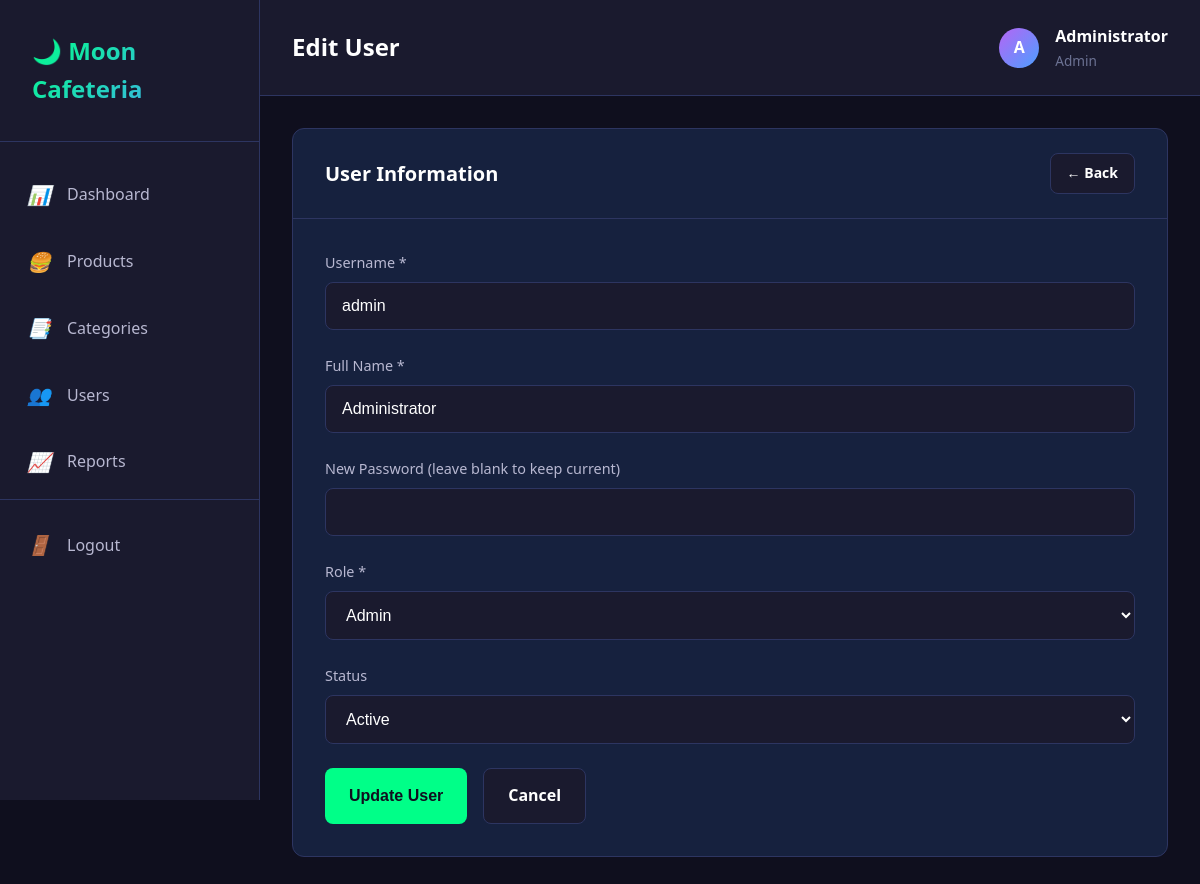
/admin/user_edit.php?id=1 (signed in), run on the app's committed database.
### tables this page shows
CREATE TABLE users (
    id INT PRIMARY KEY AUTO_INCREMENT,
    username VARCHAR(50) NOT NULL UNIQUE,
    password VARCHAR(255) NOT NULL,
    full_name VARCHAR(100) NOT NULL,
    role_id INT NOT NULL,
    status ENUM('active', 'inactive') DEFAULT 'active',
    created_at TIMESTAMP DEFAULT CURRENT_TIMESTAMP,
    updated_at TIMESTAMP DEFAULT CURRENT_TIMESTAMP ON UPDATE CURRENT_TIMESTAMP,
    FOREIGN KEY (role_id) REFERENCES roles(id)
);

### config/database.php (called while the page is built, shortened)
<?php
try {
    $pdo = new PDO(
        "mysql:host=" . DB_HOST . ";dbname=" . DB_NAME . ";charset=utf8mb4",
        DB_USER,
        DB_PASS,
        [
            PDO::ATTR_ERRMODE => PDO::ERRMODE_EXCEPTION,
            PDO::ATTR_DEFAULT_FETCH_MODE => PDO::FETCH_ASSOC,
            PDO::ATTR_EMULATE_PREPARES => false
        ]
    );
} catch (PDOException $e) {
    die("Database connection failed: " . $e->getMessage());
}
function db_query($sql, $params = [])
{
    global $pdo;
    try {
        $stmt = $pdo->prepare($sql);
        $stmt->execute($params);
        return $stmt;
    } catch (PDOException $e) {
        error_log("Database query error: " . $e->getMessage());
        return false;
    }
}
function db_fetch($sql, $params = [])
{
    $stmt = db_query($sql, $params);
    return $stmt ? $stmt->fetch() : false;
}
?>

### admin/user_edit.php (the view, shortened to what this page needs)
<?php
require_once '../includes/header.php';
$id = (int) ($_GET['id'] ?? 0);
$user = db_fetch("SELECT * FROM users WHERE id = ?", [$id]);
?>
<div class="dashboard-wrapper">
    <?php include '../includes/sidebar.php'; ?>
    <div class="main-content">
        <div class="topbar">
            <div class="topbar-left">
                <h2>Edit User</h2>
            </div>
            <div class="topbar-right">
                <div class="user-info">
                    <div class="user-avatar">
                        <?php echo strtoupper(substr($_SESSION['full_name'], 0, 1)); ?>
                    </div>
                    <div>
                        <div style="font-weight: 600;">
                            <?php echo htmlspecialchars($_SESSION['full_name']); ?>
                        </div>
                        <div style="font-size: 0.85rem; color: var(--text-muted);">
                            <?php echo htmlspecialchars($_SESSION['role_name']); ?>
                        </div>
                    </div>
                </div>
            </div>
        </div>
        <div class="content">
            <div class="card">
                <div class="card-header">
                    <h3 class="card-title">User Information</h3>
                    <a href="users.php" class="btn btn-secondary btn-sm">← Back</a>
                </div>
                <div class="card-body">
                    <form method="POST">
                        <div class="form-group">
                            <label class="form-label">Username *</label>
                            <input type="text" name="username" class="form-control"
                                value="<?php echo htmlspecialchars($user['username']); ?>" required>
                        </div>
                        <div class="form-group">
                            <label class="form-label">Full Name *</label>
                            <input type="text" name="full_name" class="form-control"
                                value="<?php echo htmlspecialchars($user['full_name']); ?>" required>
                        </div>
                        <div class="form-group">
                            <label class="form-label">New Password (leave blank to keep current)</label>
                            <input type="password" name="password" class="form-control">
                        </div>
                        <div class="form-group">
                            <label class="form-label">Role *</label>
                            <select name="role_id" class="form-control" required>
                                <option value="1" <?php echo ($user['role_id'] == 1) ? 'selected' : ''; ?>>Admin</option>
                            </select>
                        </div>
                        <div class="form-group">
                            <label class="form-label">Status</label>
                            <select name="status" class="form-control">
                                <option value="active" <?php echo ($user['status'] === 'active') ? 'selected' : ''; ?>>
                                    Active</option>
                            </select>
                        </div>
                        <div class="d-flex gap-1">
                            <button type="submit" class="btn btn-success">Update User</button>
                            <a href="users.php" class="btn btn-secondary">Cancel</a>
                        </div>
                    </form>
                </div>
            </div>
        </div>
    </div>
</div>
<?php require_once '../includes/footer.php'; ?>

### assets/css/style.css (style rules this page uses)
:root { --bg-primary: #0f0f1e; --bg-secondary: #1a1a2e; --bg-card: #16213e; --bg-hover: #1f2d4d; --accent-green: #00ff88; --accent-purple: #b565f5; --accent-blue: #4d9fff; --accent-orange: #ff6b6b; --accent-yellow: #ffd93d; --text-primary: #ffffff; --text-secondary: #b8b8d1; --text-muted: #6c7293; --border-color: #2d3561; --shadow-sm: 0 2px 8px rgba(0, 0, 0, 0.3); --shadow-md: 0 4px 16px rgba(0, 0, 0, 0.4); --shadow-lg: 0 8px 32px rgba(0, 0, 0, 0.5); --spacing-xs: 0.5rem; --spacing-sm: 1rem; --spacing-md: 1.5rem; --spacing-lg: 2rem; --spacing-xl: 3rem; --radius-sm: 8px; --radius-md: 12px; --radius-lg: 16px; --radius-xl: 24px; --transition-fast: 0.2s ease; --transition-normal: 0.3s ease; --transition-slow: 0.5s ease; }
* { margin: 0; padding: 0; box-sizing: border-box; }
body { font-family: 'Segoe UI', Tahoma, Geneva, Verdana, sans-serif; background: var(--bg-primary); color: var(--text-primary); line-height: 1.6; overflow-x: hidden; }
h1, h2, h3, h4, h5, h6 { font-weight: 600; line-height: 1.2; margin-bottom: var(--spacing-sm); }
h2 { font-size: 2rem; }
h3 { font-size: 1.75rem; }
a { color: var(--accent-blue); text-decoration: none; transition: var(--transition-fast); }
.form-group { margin-bottom: var(--spacing-md); }
.form-label { display: block; margin-bottom: var(--spacing-xs); color: var(--text-secondary); font-weight: 500; font-size: 0.9rem; }
.form-control { width: 100%; padding: 0.875rem 1rem; background: var(--bg-secondary); border: 1px solid var(--border-color); border-radius: var(--radius-sm); color: var(--text-primary); font-size: 1rem; transition: var(--transition-fast); }
.form-control::placeholder { color: var(--text-muted); }
.btn { display: inline-block; padding: 0.875rem 1.5rem; border: none; border-radius: var(--radius-sm); font-size: 1rem; font-weight: 600; cursor: pointer; transition: var(--transition-fast); text-align: center; }
.btn-success { background: var(--accent-green); color: var(--bg-primary); }
.btn-secondary { background: var(--bg-secondary); color: var(--text-primary); border: 1px solid var(--border-color); }
.btn-sm { padding: 0.5rem 1rem; font-size: 0.875rem; }
.dashboard-wrapper { display: flex; min-height: 100vh; }
.main-content { flex: 1; margin-left: 260px; background: var(--bg-primary); }
.topbar { background: var(--bg-secondary); border-bottom: 1px solid var(--border-color); padding: var(--spacing-md) var(--spacing-lg); display: flex; justify-content: space-between; align-items: center; position: sticky; top: 0; z-index: 50; }
.topbar-left h2 { margin: 0; font-size: 1.5rem; }
.topbar-right { display: flex; align-items: center; gap: var(--spacing-md); }
.user-info { display: flex; align-items: center; gap: var(--spacing-sm); }
.user-avatar { width: 40px; height: 40px; border-radius: 50%; background: linear-gradient(135deg, var(--accent-purple), var(--accent-blue)); display: flex; align-items: center; justify-content: center; font-weight: 600; }
.content { padding: var(--spacing-lg); }
.card { background: var(--bg-card); border-radius: var(--radius-md); border: 1px solid var(--border-color); margin-bottom: var(--spacing-md); overflow: hidden; }
.card-header { padding: var(--spacing-md) var(--spacing-lg); border-bottom: 1px solid var(--border-color); display: flex; justify-content: space-between; align-items: center; }
.card-title { font-size: 1.25rem; font-weight: 600; margin: 0; }
.card-body { padding: var(--spacing-lg); }
.d-flex { display: flex; }
.gap-1 { gap: var(--spacing-sm); }

### data on the page
users: username "admin", full_name "Administrator", role_id "Admin", status "Active"

### other printed values
SITE_NAME "Moon Cafeteria"
substr($_SESSION['full_name'], 0, 1) "A"
$_SESSION['full_name'] "Administrator"
$_SESSION['role_name'] "Admin"
